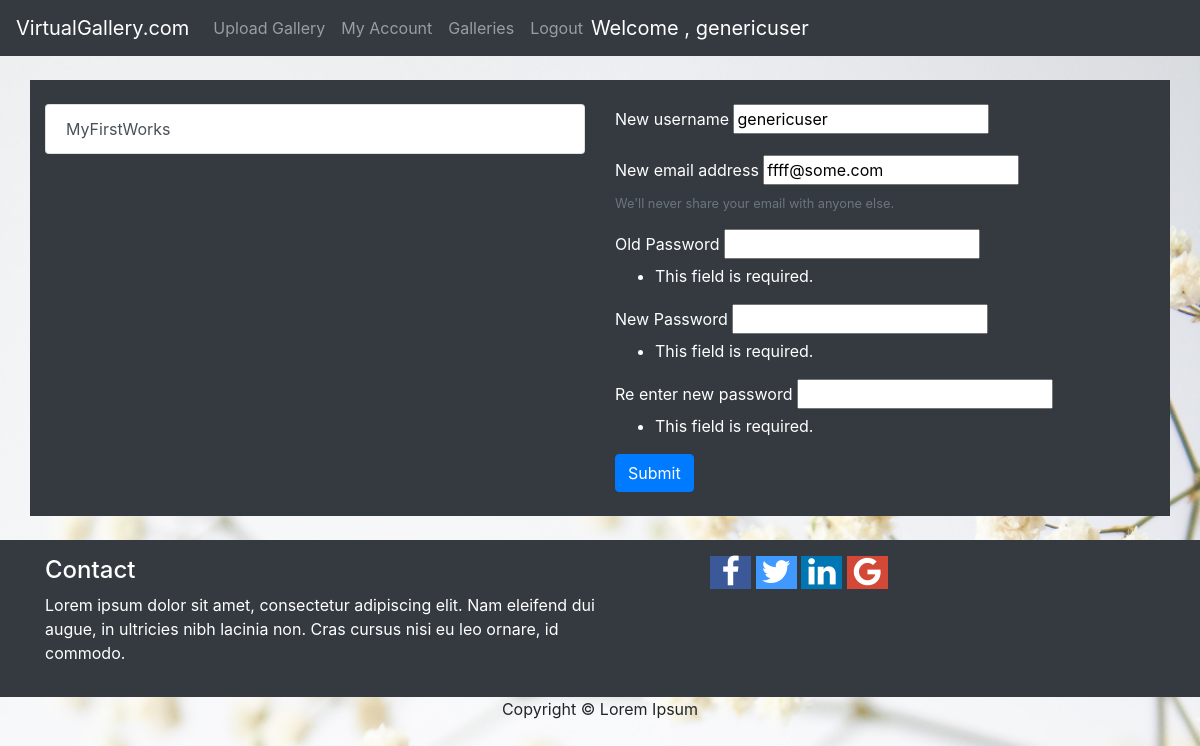
Page /myaccount/ (signed in) on the earlier database version.
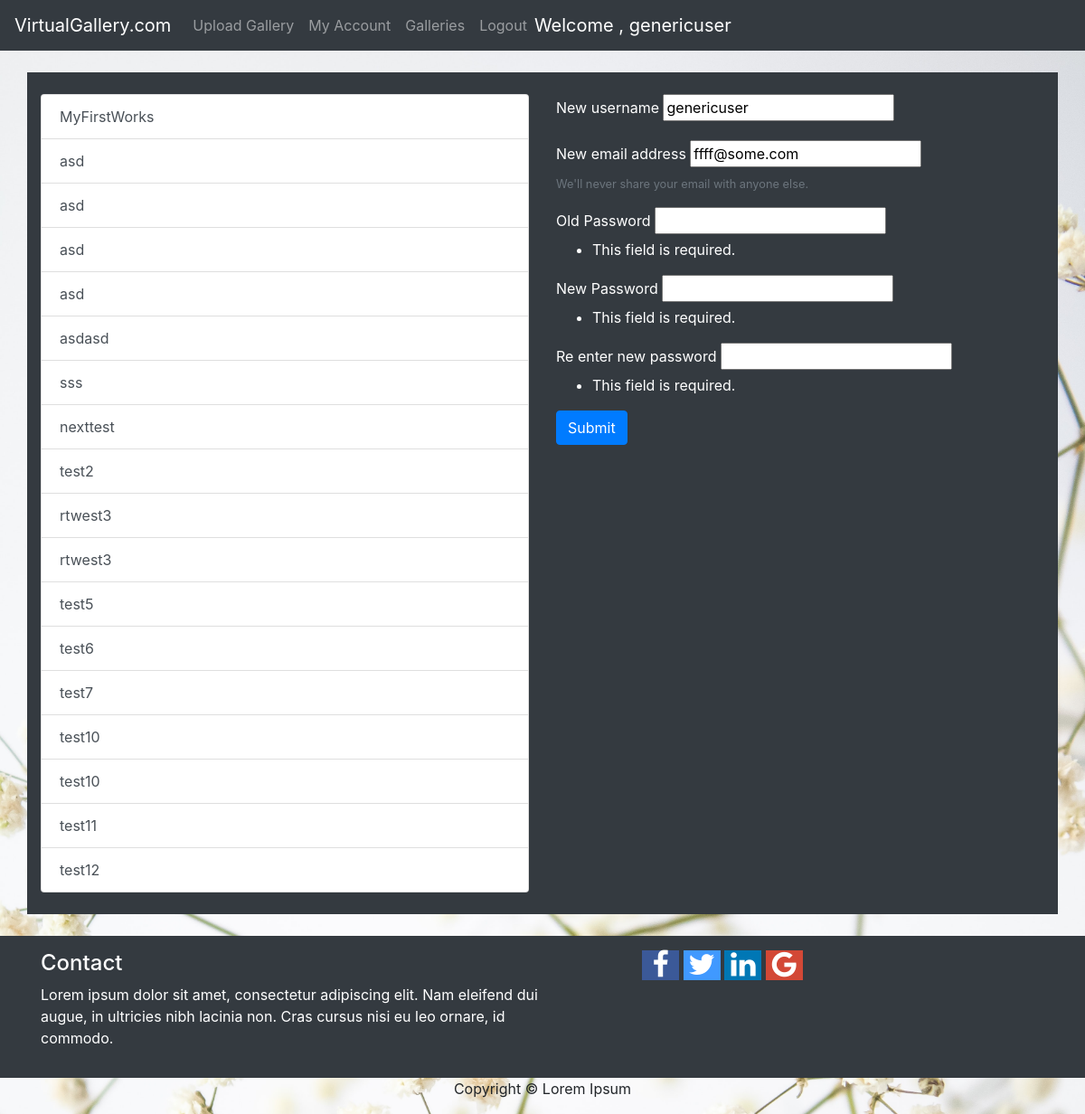
Same page on the later database version.
### mainapp/models.py (models this page shows, shortened)
class Gallery(models.Model):
    galleryName = models.CharField(max_length=255,null=True)
    galleryDescription = models.TextField()
    contactInfo = models.CharField(max_length=500,null=True)
    ouruser = models.ForeignKey(ourUser,null=True,on_delete= models.CASCADE)
    def __str__(self):
        return self.galleryName

class ourUser(models.Model):
    user = models.OneToOneField(User, null=True, on_delete=models.CASCADE)  # relation with django's user # will be implemented later
    username = models.CharField(max_length=255,null=True)
    first_name = models.CharField(max_length=255,null=True)
    last_name = models.CharField(max_length=255,null=True)
    email = models.EmailField(max_length=254)

### mainapp/views.py (the view, shortened to what this page needs)
# urls.py: path('myaccount/',views.myaccount ,name='myaccount'), #User_My Account
@login_required
def myaccount(request):
    ruser = request.user.ouruser
    mygals = Gallery.objects.filter(ouruser=ruser)
    form = ChangeInfoForm(instance=ruser)
    formi = PasswordChangeForm(data=request.POST, user=request.user)
    context = {'form': form , 'formi':formi , 'mygals':mygals}
    return render(request,'mainapp/myaccount.html', context)

### mainapp/forms.py
class ChangeInfoForm(ModelForm):
    class Meta:
        model = ourUser
        fields = ['username','email']

### mainapp/templates/mainapp/myaccount.html (shortened to what this page needs)
{% extends  'mainapp/main.html' %}
{% block content%}
{% load static %}
<div class="container bg-dark text-white">
    <div class="row">
        <div class="col-md-6">
            <div class="list-group">
                {% for i in mygals %}
                <a href="{% url 'galleryname' i.id %}" class="list-group-item list-group-item-action">{{i}}</a>
                {% endfor %}
            </div>
        </div>
        <div class="col-md-6">
            <form method="POST">
                <div class="form-group">
                    <label>New username</label>
                    {{form.username}}
                </div>
                <div class="form-group">
                    <label>New email address</label>
                    {{form.email}}
                    <small id="emailHelp" class="form-text text-muted">We'll never share your email with anyone
                        else.</small>
                </div>
                <div class="form-group">
                    <label >Old Password</label>
                    {{ formi.old_password }}
                    {{ formi.old_password.errors }}
                </div>
                <div class="form-group">
                    <label>New Password</label>
                    {{ formi.new_password1 }}
                    {{ formi.new_password1.errors }}
                </div>
                <div class="form-group">
                    <label>Re enter new password</label>
                    {{ formi.new_password2 }}
                    {{ formi.new_password2.errors }}
                </div>
                <button type="submit" class="btn btn-primary">Submit</button>
            </form>
        </div>
    </div>
</div>
{% endblock %}

### mainapp/templates/mainapp/main.html (shortened to what this page needs)
<!DOCTYPE html>
{% load static %}
<html lang="en">
<head>
    <link rel="stylesheet" href="{% static 'bootstrap-4.0.0-dist/css/bootstrap.min.css' %}"/>
    <link rel="stylesheet" href="{% static 'virtualtour/TemplateData/style.css' %}">
</head>
<body class="our-bgimage">
{% if user.is_authenticated %}
<nav class="navbar navbar-expand-lg navbar-dark bg-dark">
    <a class="navbar-brand" href="/">VirtualGallery.com</a>
    <div class="collapse navbar-collapse" id="navbarNav">
        <ul class="nav navbar-nav navbar-right">
            <li class="nav-item">
                <a class="nav-link" href="{% url 'uploadpage' %}">Upload Gallery <span class="sr-only">(current)</span></a>
            </li>
            <li class="nav-item">
                <a class="nav-link" href="{% url 'myaccount' %}">My Account</a>
            </li>
            <li class="nav-item">
                <a class="nav-link" href="{% url 'galleries' %}">Galleries</a>
            </li>
            <li>
                <a class="nav-link" href="{% url 'logoutPage' %}">Logout</a>
            </li>
            <li>
                <span class="navbar-brand"> Welcome , {{request.user}}</span>
            </li>
        </ul>
    </div>
</nav>
{% endif %}
{% block content %}
{% endblock %}
<link href="//maxcdn.bootstrapcdn.com/font-awesome/4.7.0/css/font-awesome.min.css" rel="stylesheet">
<footer>
    <div class="container-fluid bg-dark py-3">
    <div class="container">
      <div class="row">
        <div class="col-md-7">
            <div class="row py-0">
            <div class="col-sm-11 text-white">
                <div><h4>Contact</h4>
                    <p>Lorem ipsum dolor sit amet, consectetur adipiscing elit. Nam eleifend dui augue, in ultricies nibh lacinia non. Cras cursus nisi eu leo ornare, id commodo.</p>
                </div>
            </div>
            </div>
        </div>
        <div class="col-md-5">
          <div class="d-inline-block">
            <div class="bg-circle-outline d-inline-block" style="background-color:#3b5998">
              <a href="https://www.facebook.com/"><i class="fa fa-2x fa-fw fa-facebook text-white"></i>
		</a>
            </div>
            <div class="bg-circle-outline d-inline-block" style="background-color:#4099FF">
              <a href="https://twitter.com/">
                <i class="fa fa-2x fa-fw fa-twitter text-white"></i></a>
            </div>
            <div class="bg-circle-outline d-inline-block" style="background-color:#0077B5">
              <a href="https://www.linkedin.com">
                <i class="fa fa-2x fa-fw fa-linkedin text-white"></i></a>
            </div>
            <div class="bg-circle-outline d-inline-block" style="background-color:#d34836">
              <a href="https://www.google.com/">
                <i class="fa fa-2x fa-fw fa-google text-white"></i></a>
            </div>
          </div>
        </div>
      </div>
    </div>
    </div>
</footer>
<p class="text-center"> Copyright © Lorem Ipsum</p>
</body>
</html>

### mainapp/templates/mainapp/main.html (style rules this page uses)
.our-bgimage { background-image: url( '/static/images/bgimage.jpg' ) ; background-size: cover; }

Differences in the rows shown:
added Gallery: galleryName "asd"
added Gallery: galleryName "asd"
added Gallery: galleryName "asd"
added Gallery: galleryName "asd"
added Gallery: galleryName "asdasd"
added Gallery: galleryName "sss"
added Gallery: galleryName "nexttest"
added Gallery: galleryName "test2"
added Gallery: galleryName "rtwest3"
added Gallery: galleryName "rtwest3"
added Gallery: galleryName "test5"
added Gallery: galleryName "test6"
added Gallery: galleryName "test7"
added Gallery: galleryName "test10"
added Gallery: galleryName "test10"
added Gallery: galleryName "test11"
added Gallery: galleryName "test12"
